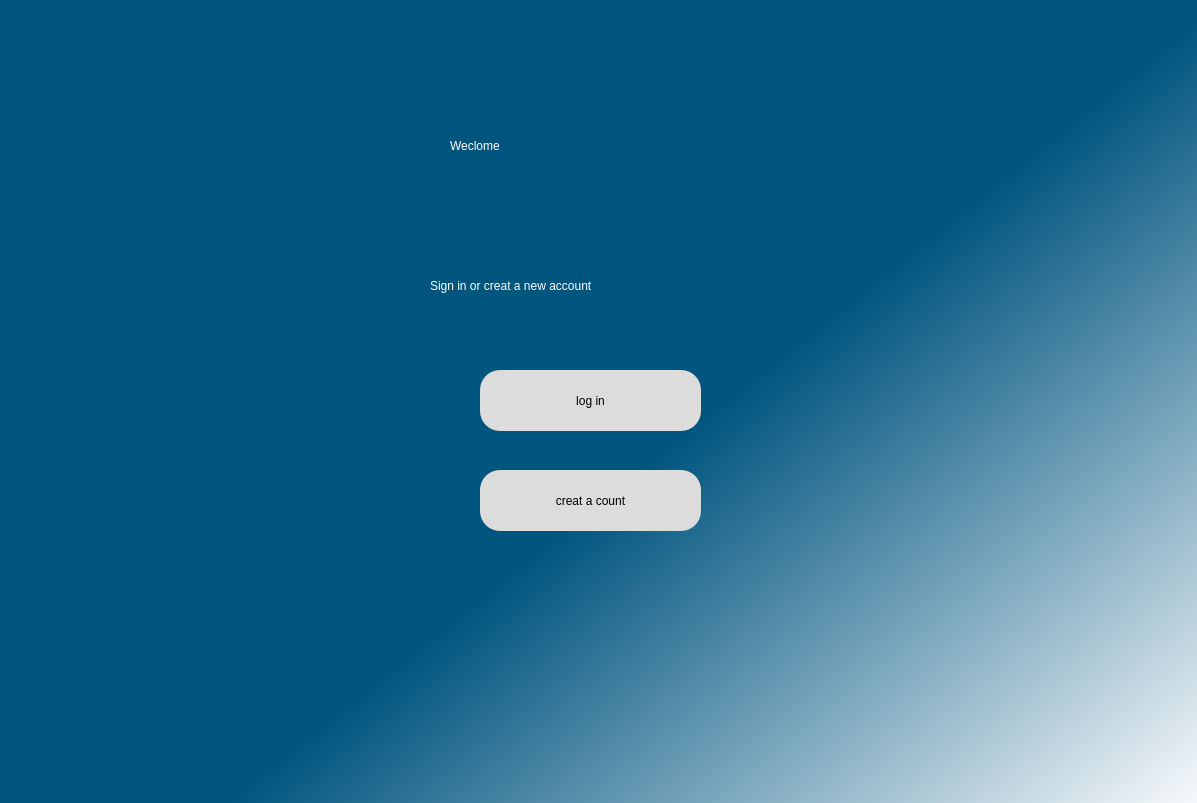
<?xml version="1.0" encoding="UTF-8"?>
<ui version="4.0">
 <class>Dialog</class>
 <widget class="QDialog" name="Dialog">
  <property name="geometry">
   <rect>
    <x>0</x>
    <y>0</y>
    <width>1197</width>
    <height>803</height>
   </rect>
  </property>
  <property name="windowTitle">
   <string>Dialog</string>
  </property>
  <widget class="QWidget" name="bgwidget" native="true">
   <property name="geometry">
    <rect>
     <x>-50</x>
     <y>-10</y>
     <width>1361</width>
     <height>861</height>
    </rect>
   </property>
   <property name="styleSheet">
    <string notr="true">QWidget#bgwidget{
background-color:qlineargradient(spread:pad, x1:0.469657, y1:0.545, x2:0.955, y2:0.926136, stop:0.0580475 rgba(0, 85, 127, 255), stop:1 rgba(255, 255, 255, 255));
 ;}

</string>
   </property>
   <widget class="QLabel" name="label">
    <property name="geometry">
     <rect>
      <x>500</x>
      <y>120</y>
      <width>331</width>
      <height>71</height>
     </rect>
    </property>
    <property name="styleSheet">
     <string notr="true">font: 36pt &quot;MS Reference Sans Serif&quot;;
color:rgb(255, 255, 255);</string>
    </property>
    <property name="text">
     <string>Weclome </string>
    </property>
   </widget>
   <widget class="QLabel" name="label_2">
    <property name="geometry">
     <rect>
      <x>480</x>
      <y>270</y>
      <width>3441</width>
      <height>51</height>
     </rect>
    </property>
    <property name="styleSheet">
     <string notr="true">font: 16pt &quot;MS Reference Sans Serif&quot;;
color: rgb(255, 255, 255);</string>
    </property>
    <property name="text">
     <string>Sign in or creat a new account </string>
    </property>
   </widget>
   <widget class="QPushButton" name="login">
    <property name="geometry">
     <rect>
      <x>530</x>
      <y>380</y>
      <width>221</width>
      <height>61</height>
     </rect>
    </property>
    <property name="styleSheet">
     <string notr="true">border-radius:20px;
background-color: rgb(220, 220, 220);

font: 12pt &quot;Leelawadee&quot;;</string>
    </property>
    <property name="text">
     <string>log in</string>
    </property>
   </widget>
   <widget class="QPushButton" name="creataccount">
    <property name="geometry">
     <rect>
      <x>530</x>
      <y>480</y>
      <width>221</width>
      <height>61</height>
     </rect>
    </property>
    <property name="styleSheet">
     <string notr="true">border-radius:20px;
background-color: rgb(220, 220, 220);

font: 12pt &quot;Leelawadee&quot;;</string>
    </property>
    <property name="text">
     <string>creat a count</string>
    </property>
   </widget>
  </widget>
 </widget>
 <resources/>
 <connections/>
</ui>
